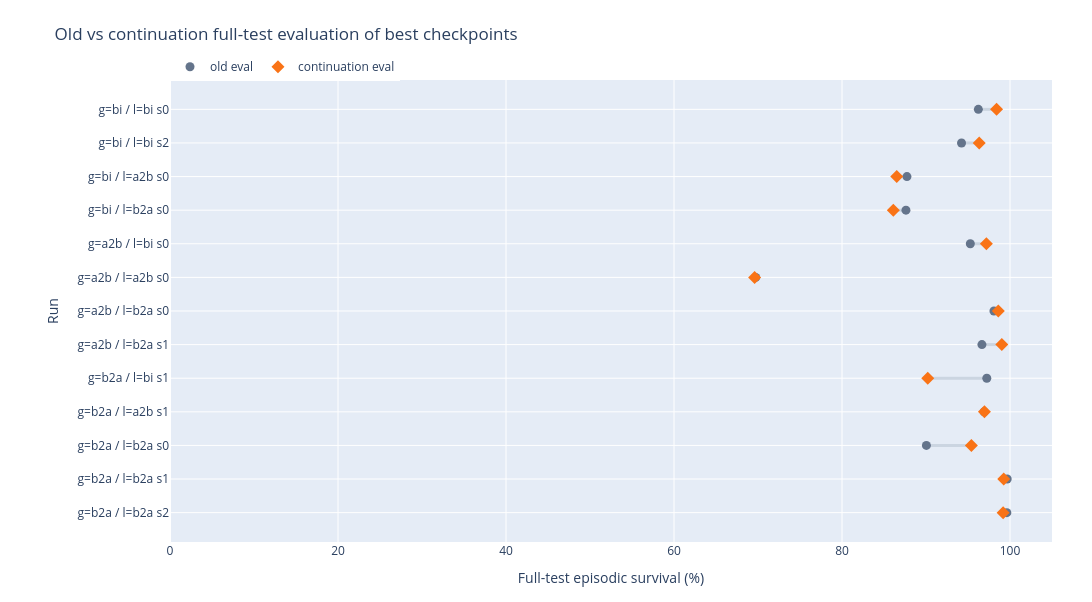

Here is the notebook cell this chart was saved with:
### Markdown cell above
## Old vs continuation full-test evaluations

This compares the previous full-test evaluation JSONs against the continuation best-checkpoint evaluations. The old files remain in `outputs/full_test_eval`; the new files are read from `outputs/full_test_eval/continuation_20260731`.

### Code cell
def best_checkpoint_run_name(record, result_path=None):
    checkpoint_stem = Path(str(record.get("checkpoint", ""))).stem
    if not checkpoint_stem and result_path is not None:
        checkpoint_stem = result_path.stem
    prefix = "best_test_"
    if checkpoint_stem.startswith(prefix):
        checkpoint_stem = checkpoint_stem[len(prefix):]
    # Fallback for default output-json filenames when the checkpoint field is missing.
    checkpoint_stem = re.sub(r"_step\d+_job[^_]+$", "", checkpoint_stem)
    return checkpoint_stem


def load_full_test_results(eval_dir, source_label, recursive=False):
    paths = sorted(
        eval_dir.rglob("best_test_gs_hmd_*.json")
        if recursive and eval_dir.exists()
        else eval_dir.glob("best_test_gs_hmd_*.json")
        if eval_dir.exists()
        else []
    )
    rows = []
    run_name_set = set(config_catalog["run_name"])
    for result_path in paths:
        with result_path.open("r", encoding="utf-8") as file:
            record = json.load(file)
        run_name = best_checkpoint_run_name(record, result_path=result_path)
        if run_name not in run_name_set:
            continue
        rows.append(
            {
                "run_name": run_name,
                "eval_source": source_label,
                "eval_step": int(record["checkpoint_global_step"]),
                "eval_step_m": int(record["checkpoint_global_step"]) / 1_000_000,
                "survival_pct": float(record["survival_percent"]),
                "eval_episodes": int(record["eval_episodes"]),
                "eval_split": str(record["split"]),
                "eval_deterministic": bool(record["deterministic_eval"]),
                "created_at": record.get("created_at", ""),
                "eval_json": str(result_path.relative_to(TASK_DIR)),
            }
        )
    frame = pd.DataFrame(rows)
    if frame.empty:
        print(f"No {source_label} full-test JSONs found under {eval_dir}")
        return frame
    frame["created_at_ts"] = pd.to_datetime(frame["created_at"], errors="coerce", utc=True)
    duplicated = frame[frame.duplicated("run_name", keep=False)]
    if not duplicated.empty:
        print(
            f"Warning: {source_label} has duplicate run results; keeping the latest "
            "created_at / highest-step file per run."
        )
        frame = (
            frame.sort_values(["run_name", "created_at_ts", "eval_step", "eval_json"])
            .drop_duplicates("run_name", keep="last")
            .reset_index(drop=True)
        )
    return frame.drop(columns=["created_at_ts"])


old_full_test_df = load_full_test_results(FULL_TEST_EVAL_DIR, "old", recursive=False)
new_full_test_df = load_full_test_results(CONTINUATION_EVAL_DIR, "continuation", recursive=False)
print(f"old evaluations: {len(old_full_test_df)}")
print(f"continuation evaluations: {len(new_full_test_df)}")

comparison_columns = [
    "run_name",
    "eval_step_m",
    "survival_pct",
    "eval_episodes",
    "eval_split",
    "eval_deterministic",
    "eval_json",
]
eval_compare_df = old_full_test_df[comparison_columns].merge(
    new_full_test_df[comparison_columns],
    on="run_name",
    how="outer",
    suffixes=("_old", "_new"),
)
eval_compare_df = eval_compare_df.merge(
    config_catalog[
        ["run_name", "seed", "generator_code", "load_code", "direction_label"]
    ],
    on="run_name",
    how="left",
)
eval_compare_df["survival_delta_pp"] = (
    eval_compare_df["survival_pct_new"] - eval_compare_df["survival_pct_old"]
)
eval_compare_df["step_delta_m"] = (
    eval_compare_df["eval_step_m_new"] - eval_compare_df["eval_step_m_old"]
)

updated_eval_df = eval_compare_df.dropna(
    subset=["survival_pct_old", "survival_pct_new"]
).copy()
print(f"matched old/new evaluations: {len(updated_eval_df)}")
with pd.option_context("display.max_colwidth", None):
    display(
        updated_eval_df.sort_values(["direction_label", "seed"])[
            [
                "direction_label",
                "seed",
                "run_name",
                "eval_step_m_old",
                "survival_pct_old",
                "eval_step_m_new",
                "survival_pct_new",
                "survival_delta_pp",
                "step_delta_m",
                "eval_json_old",
                "eval_json_new",
            ]
        ].round(2)
    )


def eval_direction_sort_key(label):
    text = str(label)
    match = re.match(r"g=([^ ]+) / l=([^ ]+)", text)
    if not match:
        return (99, 99, text)
    return (DIRECTION_ORDER.index(match.group(1)), DIRECTION_ORDER.index(match.group(2)), text)


def plot_full_test_eval_comparison(frame=updated_eval_df, width=1150, height=None):
    plot_df = frame.dropna(
        subset=["survival_pct_old", "survival_pct_new"]
    ).copy()
    if plot_df.empty:
        raise RuntimeError("No runs have both old and continuation full-test evaluations.")
    plot_df = pd.DataFrame(
        sorted(
            plot_df.to_dict("records"),
            key=lambda row: (eval_direction_sort_key(row["direction_label"]), int(row["seed"])),
        )
    )
    plot_df["run_label"] = (
        plot_df["direction_label"].astype(str) + " s" + plot_df["seed"].astype(int).astype(str)
    )

    line_x = []
    line_y = []
    for row in plot_df.to_dict("records"):
        line_x.extend([row["survival_pct_old"], row["survival_pct_new"], None])
        line_y.extend([row["run_label"], row["run_label"], None])

    fig = go.Figure()
    fig.add_trace(
        go.Scatter(
            x=line_x,
            y=line_y,
            mode="lines",
            name="old to continuation",
            line=dict(color="#cbd5e1", width=3),
            hoverinfo="skip",
            showlegend=False,
        )
    )
    hover = (
        "run=%{customdata[0]}<br>direction=%{customdata[1]}<br>seed=%{customdata[2]}"
        "<br>step=%{customdata[3]:.3f}M<br>survival=%{x:.2f}%"
        "<br>delta=%{customdata[4]:+.2f} pp<extra></extra>"
    )
    fig.add_trace(
        go.Scatter(
            x=plot_df["survival_pct_old"],
            y=plot_df["run_label"],
            mode="markers",
            name="old eval",
            marker=dict(color="#64748b", size=9, symbol="circle"),
            customdata=np.stack(
                [
                    plot_df["run_name"],
                    plot_df["direction_label"].astype(str),
                    plot_df["seed"],
                    plot_df["eval_step_m_old"],
                    plot_df["survival_delta_pp"],
                ],
                axis=-1,
            ),
            hovertemplate=hover,
        )
    )
    fig.add_trace(
        go.Scatter(
            x=plot_df["survival_pct_new"],
            y=plot_df["run_label"],
            mode="markers",
            name="continuation eval",
            marker=dict(color="#f97316", size=10, symbol="diamond"),
            customdata=np.stack(
                [
                    plot_df["run_name"],
                    plot_df["direction_label"].astype(str),
                    plot_df["seed"],
                    plot_df["eval_step_m_new"],
                    plot_df["survival_delta_pp"],
                ],
                axis=-1,
            ),
            hovertemplate=hover,
        )
    )
    fig.update_layout(
        title="Old vs continuation full-test evaluation of best checkpoints",
        xaxis_title="Full-test episodic survival (%)",
        yaxis_title="Run",
        width=width,
        height=height or max(520, 34 * len(plot_df) + 160),
        margin=dict(l=170, r=40, t=80, b=60),
        hovermode="closest",
        legend=dict(orientation="h", x=0.0, y=1.06),
    )
    fig.update_xaxes(range=[0, 105])
    fig.update_yaxes(
        categoryorder="array",
        categoryarray=plot_df["run_label"].tolist()[::-1],
    )
    return fig


eval_comparison_fig = plot_full_test_eval_comparison()
eval_comparison_fig.show()
print("done")

### Figure 1 — Plotly figure (JSON) as saved in the notebook; plotly's stock layout.template omitted (floating-point values rounded to 4 significant figures)
{"data": [{"hoverinfo": "skip", "line": {"color": "#cbd5e1", "width": 3}, "mode": "lines", "name": "old to continuation", "showlegend": false, "type": "scatter", "x": [96.23, 98.4, null, 94.23, 96.34, null, 87.73, 86.52, null, 87.61, 86.11, null, 95.28, 97.19, null, 69.73, 69.6, null, 98.09, 98.61, null, 96.66, 99.03, null, 97.24, 90.21, null, 96.92, 96.96, null, 90.05, 95.4, null, 99.66, 99.25, null, 99.63, 99.18, null], "y": ["g=bi / l=bi s0", "g=bi / l=bi s0", null, "g=bi / l=bi s2", "g=bi / l=bi s2", null, "g=bi / l=a2b s0", "g=bi / l=a2b s0", null, "g=bi / l=b2a s0", "g=bi / l=b2a s0", null, "g=a2b / l=bi s0", "g=a2b / l=bi s0", null, "g=a2b / l=a2b s0", "g=a2b / l=a2b s0", null, "g=a2b / l=b2a s0", "g=a2b / l=b2a s0", null, "g=a2b / l=b2a s1", "g=a2b / l=b2a s1", null, "g=b2a / l=bi s1", "g=b2a / l=bi s1", null, "g=b2a / l=a2b s1", "g=b2a / l=a2b s1", null, "g=b2a / l=b2a s0", "g=b2a / l=b2a s0", null, "g=b2a / l=b2a s1", "g=b2a / l=b2a s1", null, "g=b2a / l=b2a s2", "g=b2a / l=b2a s2", null]}, {"customdata": [["gs_hmd_hetero_n0_none_gbi_lbi_s0", "g=bi / l=bi", 0, 13.11, 2.166], ["gs_hmd_hetero_n0_none_gbi_lbi_s2", "g=bi / l=bi", 2, 10.78, 2.106], ["gs_hmd_hetero_n0_none_gbi_la2b_s0", "g=bi / l=a2b", 0, 11.7, -1.21], ["gs_hmd_hetero_n0_none_gbi_lb2a_s0", "g=bi / l=b2a", 0, 13.77, -1.505], ["gs_hmd_hetero_n0_none_ga2b_lbi_s0", "g=a2b / l=bi", 0, 12.61, 1.91], ["gs_hmd_hetero_n0_none_ga2b_la2b_s0", "g=a2b / l=a2b", 0, 4.479, -0.1257], ["gs_hmd_hetero_n0_none_ga2b_lb2a_s0", "g=a2b / l=b2a", 0, 12.11, 0.5185], ["gs_hmd_hetero_n0_none_ga2b_lb2a_s1", "g=a2b / l=b2a", 1, 13.93, 2.369], ["gs_hmd_hetero_n0_none_gb2a_lbi_s1", "g=b2a / l=bi", 1, 10.62, -7.029], ["gs_hmd_hetero_n0_none_gb2a_la2b_s1", "g=b2a / l=a2b", 1, 13.6, 0.03831], ["gs_hmd_hetero_n0_none_gb2a_lb2a_s0", "g=b2a / l=b2a", 0, 9.29, 5.353], ["gs_hmd_hetero_n0_none_gb2a_lb2a_s1", "g=b2a / l=b2a", 1, 12.03, -0.4126], ["gs_hmd_hetero_n0_none_gb2a_lb2a_s2", "g=b2a / l=b2a", 2, 12.36, -0.4477]], "hovertemplate": "run=%{customdata[0]}<br>direction=%{customdata[1]}<br>seed=%{customdata[2]}<br>step=%{customdata[3]:.3f}M<br>survival=%{x:.2f}%<br>delta=%{customdata[4]:+.2f} pp<extra></extra>", "marker": {"color": "#64748b", "size": 9, "symbol": "circle"}, "mode": "markers", "name": "old eval", "type": "scatter", "x": [96.23, 94.23, 87.73, 87.61, 95.28, 69.73, 98.09, 96.66, 97.24, 96.92, 90.05, 99.66, 99.63], "y": ["g=bi / l=bi s0", "g=bi / l=bi s2", "g=bi / l=a2b s0", "g=bi / l=b2a s0", "g=a2b / l=bi s0", "g=a2b / l=a2b s0", "g=a2b / l=b2a s0", "g=a2b / l=b2a s1", "g=b2a / l=bi s1", "g=b2a / l=a2b s1", "g=b2a / l=b2a s0", "g=b2a / l=b2a s1", "g=b2a / l=b2a s2"]}, {"customdata": [["gs_hmd_hetero_n0_none_gbi_lbi_s0", "g=bi / l=bi", 0, 14.76, 2.166], ["gs_hmd_hetero_n0_none_gbi_lbi_s2", "g=bi / l=bi", 2, 14.43, 2.106], ["gs_hmd_hetero_n0_none_gbi_la2b_s0", "g=bi / l=a2b", 0, 14.93, -1.21], ["gs_hmd_hetero_n0_none_gbi_lb2a_s0", "g=bi / l=b2a", 0, 14.93, -1.505], ["gs_hmd_hetero_n0_none_ga2b_lbi_s0", "g=a2b / l=bi", 0, 14.93, 1.91], ["gs_hmd_hetero_n0_none_ga2b_la2b_s0", "g=a2b / l=a2b", 0, 14.18, -0.1257], ["gs_hmd_hetero_n0_none_ga2b_lb2a_s0", "g=a2b / l=b2a", 0, 14.52, 0.5185], ["gs_hmd_hetero_n0_none_ga2b_lb2a_s1", "g=a2b / l=b2a", 1, 14.68, 2.369], ["gs_hmd_hetero_n0_none_gb2a_lbi_s1", "g=b2a / l=bi", 1, 14.6, -7.029], ["gs_hmd_hetero_n0_none_gb2a_la2b_s1", "g=b2a / l=a2b", 1, 14.85, 0.03831], ["gs_hmd_hetero_n0_none_gb2a_lb2a_s0", "g=b2a / l=b2a", 0, 14.02, 5.353], ["gs_hmd_hetero_n0_none_gb2a_lb2a_s1", "g=b2a / l=b2a", 1, 14.93, -0.4126], ["gs_hmd_hetero_n0_none_gb2a_lb2a_s2", "g=b2a / l=b2a", 2, 14.02, -0.4477]], "hovertemplate": "run=%{customdata[0]}<br>direction=%{customdata[1]}<br>seed=%{customdata[2]}<br>step=%{customdata[3]:.3f}M<br>survival=%{x:.2f}%<br>delta=%{customdata[4]:+.2f} pp<extra></extra>", "marker": {"color": "#f97316", "size": 10, "symbol": "diamond"}, "mode": "markers", "name": "continuation eval", "type": "scatter", "x": [98.4, 96.34, 86.52, 86.11, 97.19, 69.6, 98.61, 99.03, 90.21, 96.96, 95.4, 99.25, 99.18], "y": ["g=bi / l=bi s0", "g=bi / l=bi s2", "g=bi / l=a2b s0", "g=bi / l=b2a s0", "g=a2b / l=bi s0", "g=a2b / l=a2b s0", "g=a2b / l=b2a s0", "g=a2b / l=b2a s1", "g=b2a / l=bi s1", "g=b2a / l=a2b s1", "g=b2a / l=b2a s0", "g=b2a / l=b2a s1", "g=b2a / l=b2a s2"]}], "layout": {"height": 602, "hovermode": "closest", "legend": {"orientation": "h", "x": 0, "y": 1.06}, "margin": {"b": 60, "l": 170, "r": 40, "t": 80}, "title": {"text": "Old vs continuation full-test evaluation of best checkpoints"}, "width": 1150, "xaxis": {"range": [0, 105], "title": {"text": "Full-test episodic survival (%)"}}, "yaxis": {"categoryarray": ["g=b2a / l=b2a s2", "g=b2a / l=b2a s1", "g=b2a / l=b2a s0", "g=b2a / l=a2b s1", "g=b2a / l=bi s1", "g=a2b / l=b2a s1", "g=a2b / l=b2a s0", "g=a2b / l=a2b s0", "g=a2b / l=bi s0", "g=bi / l=b2a s0", "g=bi / l=a2b s0", "g=bi / l=bi s2", "g=bi / l=bi s0"], "categoryorder": "array", "title": {"text": "Run"}}}}
